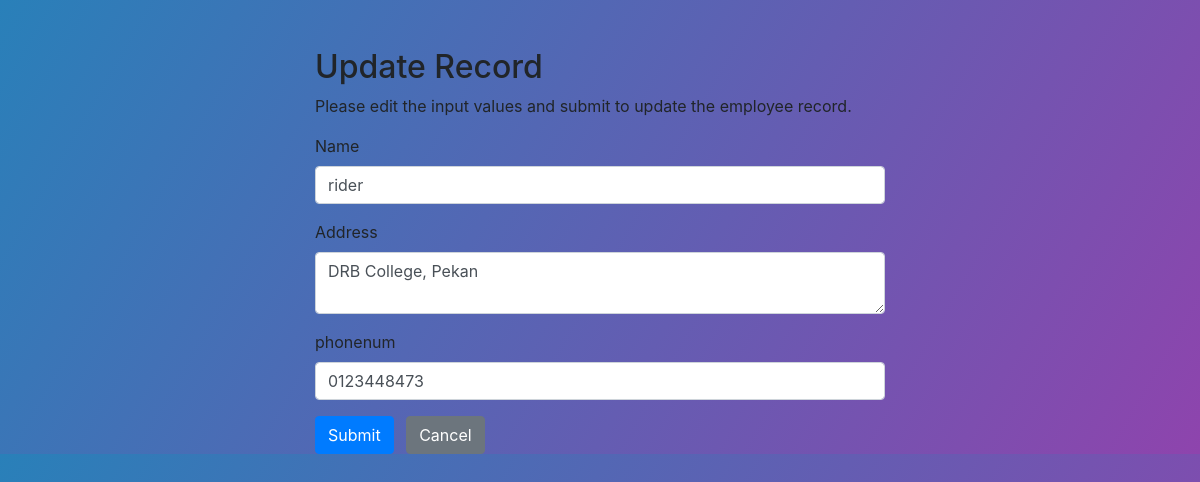
The page /MODULE1/update.php?userid=4 on the database its author committed.
### tables this page shows
CREATE TABLE `user` (
  `userid` int(50) NOT NULL,
  `username` varchar(50) NOT NULL,
  `password` varchar(50) NOT NULL,
  `usertype` varchar(50) NOT NULL,
  `address` varchar(100) NOT NULL,
  `phonenum` varchar(50) NOT NULL
);

### MODULE1/update.php (the view, shortened to what this page needs)
<?php
require_once "config.php";
$username = $address = $phonenum = "";
$username_err = $address_err = $phonenum_err = "";
if(isset($_POST["userid"]) && !empty($_POST["userid"])){
    $userid = $_POST["userid"];
    $input_username = trim($_POST["username"]);
    if(empty($input_username)){
        $username_err = "Please enter a name.";
    } elseif(!filter_var($input_username, FILTER_VALIDATE_REGEXP, array("options"=>array("regexp"=>"/^[a-zA-Z\s]+$/")))){
        $username_err = "Please enter a valid name.";
    } else{
        $username = $input_username;
    }
    $input_address = trim($_POST["address"]);
    if(empty($input_address)){
        $address_err = "Please enter an address.";
    } else{
        $address = $input_address;
    }
    $input_phonenum = trim($_POST["phonenum"]);
    if(empty($input_phonenum)){
        $phonenum_err = "Please enter the phonenum amount.";
    } elseif(!ctype_digit($input_phonenum)){
        $phonenum_err = "Please enter a positive integer value.";
    } else{
        $phonenum = $input_phonenum;
    }
    if(empty($username_err) && empty($address_err) && empty($phonenum_err)){
        $sql = "UPDATE user SET username=?, address=?, phonenum=? WHERE userid=?";
        if($stmt = mysqli_prepare($conn, $sql)){
            mysqli_stmt_bind_param($stmt, "sssi", $param_username, $param_address, $param_phonenum, $param_userid);
            $param_username = $username;
            $param_address = $address;
            $param_phonenum = $phonenum;
            $param_userid = $userid;
            if(mysqli_stmt_execute($stmt)){
                header("location: userlist.php");
                exit();
            } else{
                echo "Oops! Something went wrong. Please try again later.";
            }
        }
        mysqli_stmt_close($stmt);
    }
    mysqli_close($conn);
} else{
    if(isset($_GET["userid"]) && !empty(trim($_GET["userid"]))){
        $sql = "SELECT * FROM user WHERE userid = ?";
        if($stmt = mysqli_prepare($conn, $sql)){
            mysqli_stmt_bind_param($stmt, "i", $param_userid);
            if(mysqli_stmt_execute($stmt)){
                $result = mysqli_stmt_get_result($stmt);
                if(mysqli_num_rows($result) == 1){
                    $row = mysqli_fetch_array($result, MYSQLI_ASSOC);
                    $username = $row["username"];
                    $address = $row["address"];
                    $phonenum = $row["phonenum"];
                } else{
                    header("location: error.php");
                    exit();
                }
            } else{
                echo "Oops! Something went wrong. Please try again later.";
            }
        }
    }  else{
        header("location: error.php");
        exit();
    }
}
?>
<!DOCTYPE html>
<html lang="en">
<head>
    <link rel="stylesheet" href="https://stackpath.bootstrapcdn.com/bootstrap/4.5.2/css/bootstrap.min.css">
</head>
<body style="background:linear-gradient(120deg, #2980b9, #8e44ad);">
    <div class="wrapper">
        <div class="container-fluid">
            <div class="row">
                <div class="col-md-12">
                    <h2 class="mt-5">Update Record</h2>
                    <p>Please edit the input values and submit to update the employee record.</p>
                    <form action="<?php echo htmlspecialchars(basename($_SERVER['REQUEST_URI'])); ?>" method="post">
                        <div class="form-group">
                            <label>Name</label>
                            <input type="text" name="username" class="form-control <?php echo (!empty($username_err)) ? 'is-invalid' : ''; ?>" value="<?php echo $username; ?>">
                        </div>
                        <div class="form-group">
                            <label>Address</label>
                            <textarea name="address" class="form-control <?php echo (!empty($address_err)) ? 'is-invalid' : ''; ?>"><?php echo $address; ?></textarea>
                        </div>
                        <div class="form-group">
                            <label>phonenum</label>
                            <input type="text" name="phonenum" class="form-control <?php echo (!empty($phonenum_err)) ? 'is-invalid' : ''; ?>" value="<?php echo $phonenum; ?>">
                        </div>
                        <input type="submit" class="btn btn-primary" value="Submit">
                        <a href="userlist.php" class="btn btn-secondary ml-2">Cancel</a>
                    </form>
                </div>
            </div>
        </div>
    </div>
</body>
</html>

### MODULE1/update.php (style rules this page uses)
.wrapper { width: 600px; margin: 0 auto; }

### rows shown on the page
user: username "rider", address "DRB College, Pekan", phonenum "0123448473"
